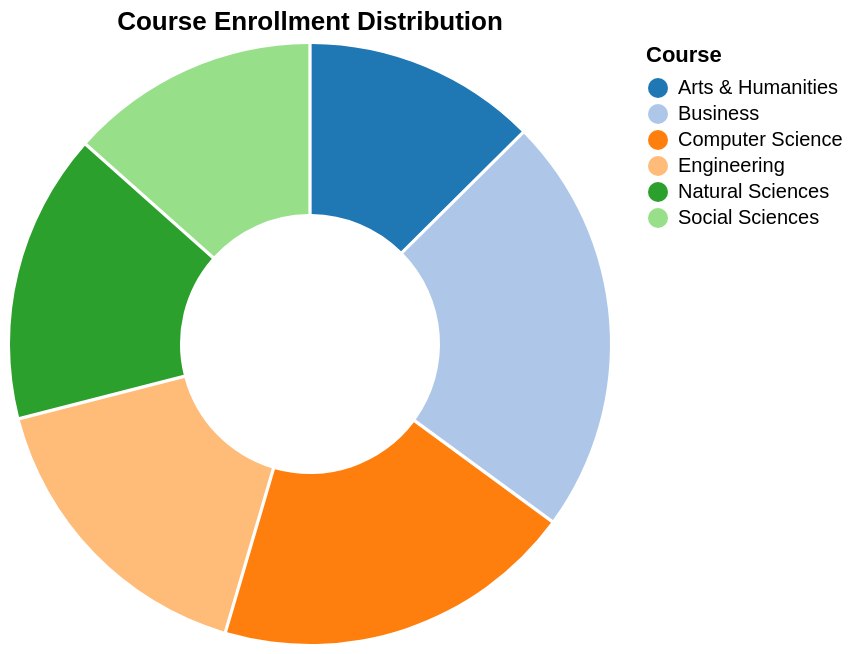

The Vega-Lite source for this figure:
### Vega-Lite specification from a JSON file in a GitHub repository (floating-point values rounded to 4 significant figures)
{"$schema": "https://vega.github.io/schema/vega-lite/v5.json", "description": "Course enrollment breakdown", "data": {"values": [{"course": "Computer Science", "enrolled": 450}, {"course": "Engineering", "enrolled": 380}, {"course": "Business", "enrolled": 520}, {"course": "Arts & Humanities", "enrolled": 290}, {"course": "Natural Sciences", "enrolled": 360}, {"course": "Social Sciences", "enrolled": 310}]}, "mark": {"type": "arc", "innerRadius": 65, "padAngle": 0.01}, "encoding": {"theta": {"field": "enrolled", "type": "quantitative"}, "color": {"field": "course", "type": "nominal", "scale": {"scheme": "category20"}, "legend": {"title": "Course"}}, "tooltip": [{"field": "course", "type": "nominal"}, {"field": "enrolled", "type": "quantitative", "title": "Students", "format": ",.0f"}]}, "title": "Course Enrollment Distribution"}
